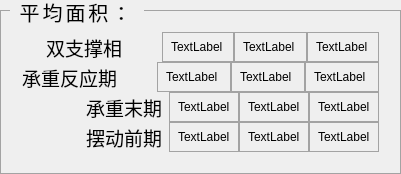
         <widget class="QGroupBox" name="groupBox_26">
          <property name="styleSheet">
           <string notr="true">QGroupBox
{
font-size: 20px;
font-family:黑体;
font-weight: normal;
color: #000000;
letter-spacing: 3px;
 border: 1px solid #a3a3a3; /* 1px 浅灰色实线边框 */
   margin-top: 10px; /* 给标题留出足够的顶部空间 */
  padding: 10px 10px 10px 10px; 


}
/* 单独设置标题样式，避免标题和边框重叠 */
QGroupBox::title {
    subcontrol-origin: margin;
    left: 10px; /* 标题距左侧距离 */
    top: 0px; /* 标题向上偏移，卡在边框上 */

    padding: 0 5px; /* 标题左右留白，避免文字贴边框 */
}
QLabel{
	font: 14pt &quot;Microsoft YaHei UI&quot;;
	color: rgb(0, 0, 0);
}
</string>
          </property>
          <property name="title">
           <string>平均面积：</string>
          </property>
          <property name="flat">
           <bool>false</bool>
          </property>
          <property name="checkable">
           <bool>false</bool>
          </property>
          <layout class="QVBoxLayout" name="verticalLayout_4">
           <property name="spacing">
            <number>0</number>
           </property>
           <item>
            <layout class="QHBoxLayout" name="horizontalLayout_13">
             <property name="spacing">
              <number>0</number>
             </property>
             <item>
              <widget class="QLabel" name="label_44">
               <property name="sizePolicy">
                <sizepolicy hsizetype="Preferred" vsizetype="Fixed">
                 <horstretch>0</horstretch>
                 <verstretch>0</verstretch>
                </sizepolicy>
               </property>
               <property name="minimumSize">
                <size>
                 <width>100</width>
                 <height>30</height>
                </size>
               </property>
               <property name="font">
                <font>
                 <family>Microsoft YaHei UI</family>
                 <pointsize>14</pointsize>
                 <italic>false</italic>
                 <bold>false</bold>
                </font>
               </property>
               <property name="text">
                <string>双支撑相</string>
               </property>
               <property name="alignment">
                <set>Qt::AlignmentFlag::AlignRight|Qt::AlignmentFlag::AlignTrailing|Qt::AlignmentFlag::AlignVCenter</set>
               </property>
              </widget>
             </item>
             <item>
              <widget class="QLabel" name="label_45">
               <property name="maximumSize">
                <size>
                 <width>40</width>
                 <height>16777215</height>
                </size>
               </property>
               <property name="text">
                <string/>
               </property>
              </widget>
             </item>
             <item>
              <widget class="QLabel" name="left_mean_areas_0">
               <property name="styleSheet">
                <string notr="true">  QLabel {
        border: 1px solid #a3a3a3; /* 1px浅灰色实线边框 */
        padding: 5px; /* 文字与边框间距5px，避免贴边 */
       
    }</string>
               </property>
               <property name="frameShape">
                <enum>QFrame::Shape::Box</enum>
               </property>
               <property name="text">
                <string>TextLabel</string>
               </property>
              </widget>
             </item>
             <item>
              <widget class="QLabel" name="right_mean_areas_0">
               <property name="styleSheet">
                <string notr="true">  QLabel {
        border: 1px solid #a3a3a3; /* 1px浅灰色实线边框 */
        padding: 5px; /* 文字与边框间距5px，避免贴边 */
       
    }</string>
               </property>
               <property name="frameShape">
                <enum>QFrame::Shape::Box</enum>
               </property>
               <property name="text">
                <string>TextLabel</string>
               </property>
              </widget>
             </item>
             <item>
              <widget class="QLabel" name="diff_mean_areas_0">
               <property name="styleSheet">
                <string notr="true">  QLabel {
        border: 1px solid #a3a3a3; /* 1px浅灰色实线边框 */
        padding: 5px; /* 文字与边框间距5px，避免贴边 */
       
    }</string>
               </property>
               <property name="frameShape">
                <enum>QFrame::Shape::Box</enum>
               </property>
               <property name="text">
                <string>TextLabel</string>
               </property>
              </widget>
             </item>
            </layout>
           </item>
           <item>
            <layout class="QHBoxLayout" name="horizontalLayout_14">
             <property name="spacing">
              <number>0</number>
             </property>
             <item>
              <widget class="QLabel" name="label_49">
               <property name="sizePolicy">
                <sizepolicy hsizetype="Preferred" vsizetype="Fixed">
                 <horstretch>0</horstretch>
                 <verstretch>0</verstretch>
                </sizepolicy>
               </property>
               <property name="minimumSize">
                <size>
                 <width>25</width>
                 <height>30</height>
                </size>
               </property>
               <property name="font">
                <font>
                 <family>Microsoft YaHei UI</family>
                 <pointsize>14</pointsize>
                 <italic>false</italic>
                 <bold>false</bold>
                </font>
               </property>
               <property name="text">
                <string>承重反应期</string>
               </property>
               <property name="alignment">
                <set>Qt::AlignmentFlag::AlignRight|Qt::AlignmentFlag::AlignTrailing|Qt::AlignmentFlag::AlignVCenter</set>
               </property>
              </widget>
             </item>
             <item>
              <widget class="QLabel" name="label_50">
               <property name="maximumSize">
                <size>
                 <width>40</width>
                 <height>16777215</height>
                </size>
               </property>
               <property name="text">
                <string/>
               </property>
              </widget>
             </item>
             <item>
              <widget class="QLabel" name="left_mean_areas_1">
               <property name="styleSheet">
                <string notr="true">  QLabel {
        border: 1px solid #a3a3a3; /* 1px浅灰色实线边框 */
        padding: 5px; /* 文字与边框间距5px，避免贴边 */
       
    }</string>
               </property>
               <property name="frameShape">
                <enum>QFrame::Shape::NoFrame</enum>
               </property>
               <property name="text">
                <string>TextLabel</string>
               </property>
              </widget>
             </item>
             <item>
              <widget class="QLabel" name="right_mean_areas_1">
               <property name="styleSheet">
                <string notr="true">  QLabel {
        border: 1px solid #a3a3a3; /* 1px浅灰色实线边框 */
        padding: 5px; /* 文字与边框间距5px，避免贴边 */
       
    }</string>
               </property>
               <property name="frameShape">
                <enum>QFrame::Shape::Panel</enum>
               </property>
               <property name="frameShadow">
                <enum>QFrame::Shadow::Plain</enum>
               </property>
               <property name="text">
                <string>TextLabel</string>
               </property>
              </widget>
             </item>
             <item>
              <widget class="QLabel" name="diff_mean_areas_1">
               <property name="styleSheet">
                <string notr="true">  QLabel {
        border: 1px solid #a3a3a3; /* 1px浅灰色实线边框 */
        padding: 5px; /* 文字与边框间距5px，避免贴边 */
       
    }</string>
               </property>
               <property name="text">
                <string>TextLabel</string>
               </property>
              </widget>
             </item>
            </layout>
           </item>
           <item>
            <layout class="QHBoxLayout" name="horizontalLayout_15">
             <property name="spacing">
              <number>0</number>
             </property>
             <item>
              <widget class="QLabel" name="label_54">
               <property name="minimumSize">
                <size>
                 <width>140</width>
                 <height>30</height>
                </size>
               </property>
               <property name="font">
                <font>
                 <family>Microsoft YaHei UI</family>
                 <pointsize>14</pointsize>
                 <italic>false</italic>
                 <bold>false</bold>
                </font>
               </property>
               <property name="text">
                <string>承重末期</string>
               </property>
               <property name="alignment">
                <set>Qt::AlignmentFlag::AlignRight|Qt::AlignmentFlag::AlignTrailing|Qt::AlignmentFlag::AlignVCenter</set>
               </property>
              </widget>
             </item>
             <item>
              <widget class="QLabel" name="label_55">
               <property name="maximumSize">
                <size>
                 <width>40</width>
                 <height>16777215</height>
                </size>
               </property>
               <property name="text">
                <string/>
               </property>
              </widget>
             </item>
             <item>
              <widget class="QLabel" name="left_mean_areas_2">
               <property name="styleSheet">
                <string notr="true">  QLabel {
        border: 1px solid #a3a3a3; /* 1px浅灰色实线边框 */
        padding: 5px; /* 文字与边框间距5px，避免贴边 */
       
    }</string>
               </property>
               <property name="text">
                <string>TextLabel</string>
               </property>
              </widget>
             </item>
             <item>
              <widget class="QLabel" name="right_mean_areas_2">
               <property name="styleSheet">
                <string notr="true">  QLabel {
        border: 1px solid #a3a3a3; /* 1px浅灰色实线边框 */
        padding: 5px; /* 文字与边框间距5px，避免贴边 */
       
    }</string>
               </property>
               <property name="text">
                <string>TextLabel</string>
               </property>
              </widget>
             </item>
             <item>
              <widget class="QLabel" name="diff_mean_areas_2">
               <property name="styleSheet">
                <string notr="true">  QLabel {
        border: 1px solid #a3a3a3; /* 1px浅灰色实线边框 */
        padding: 5px; /* 文字与边框间距5px，避免贴边 */
       
    }</string>
               </property>
               <property name="text">
                <string>TextLabel</string>
               </property>
              </widget>
             </item>
            </layout>
           </item>
           <item>
            <layout class="QHBoxLayout" name="horizontalLayout_16">
             <property name="spacing">
              <number>0</number>
             </property>
             <item>
              <widget class="QLabel" name="label_59">
               <property name="minimumSize">
                <size>
                 <width>140</width>
                 <height>30</height>
                </size>
               </property>
               <property name="font">
                <font>
                 <family>Microsoft YaHei UI</family>
                 <pointsize>14</pointsize>
                 <italic>false</italic>
                 <bold>false</bold>
                </font>
               </property>
               <property name="styleSheet">
                <string notr="true"/>
               </property>
               <property name="text">
                <string>摆动前期</string>
               </property>
               <property name="alignment">
                <set>Qt::AlignmentFlag::AlignRight|Qt::AlignmentFlag::AlignTrailing|Qt::AlignmentFlag::AlignVCenter</set>
               </property>
              </widget>
             </item>
             <item>
              <widget class="QLabel" name="label_60">
               <property name="maximumSize">
                <size>
                 <width>40</width>
                 <height>16777215</height>
                </size>
               </property>
               <property name="text">
                <string/>
               </property>
              </widget>
             </item>
             <item>
              <widget class="QLabel" name="left_mean_areas_3">
               <property name="styleSheet">
                <string notr="true">  QLabel {
        border: 1px solid #a3a3a3; /* 1px浅灰色实线边框 */
        padding: 5px; /* 文字与边框间距5px，避免贴边 */
       
    }</string>
               </property>
               <property name="text">
                <string>TextLabel</string>
               </property>
              </widget>
             </item>
             <item>
              <widget class="QLabel" name="right_mean_areas_3">
               <property name="styleSheet">
                <string notr="true">  QLabel {
        border: 1px solid #a3a3a3; /* 1px浅灰色实线边框 */
        padding: 5px; /* 文字与边框间距5px，避免贴边 */
       
    }</string>
               </property>
               <property name="text">
                <string>TextLabel</string>
               </property>
              </widget>
             </item>
             <item>
              <widget class="QLabel" name="diff_mean_areas_3">
               <property name="styleSheet">
                <string notr="true">  QLabel {
        border: 1px solid #a3a3a3; /* 1px浅灰色实线边框 */
        padding: 5px; /* 文字与边框间距5px，避免贴边 */
       
    }</string>
               </property>
               <property name="text">
                <string>TextLabel</string>
               </property>
              </widget>
             </item>
            </layout>
           </item>
          </layout>
         </widget>
